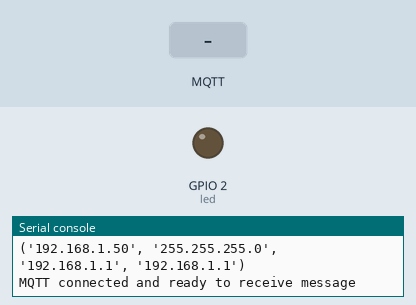
The program below on a simulated ESP8266 board running MicroPython. On the bench: output pins drawn as LEDs (lit = HIGH, except the on-board LED, lit = LOW), the last lines printed to the serial console. The inputs (shaded band) are chosen by the test bench. WiFi joins after 1.5 s; no MQTT or app messages arrive unless stated.

Above: at 2.8 s.
2.9 s: MQTT message "ON" arrives on the first subscribed topic
At 3.2 s:
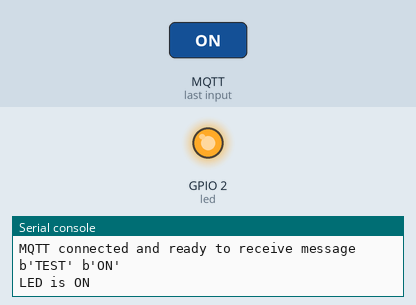
4.4 s: MQTT message "OFF" arrives on the first subscribed topic
At 5.5 s:
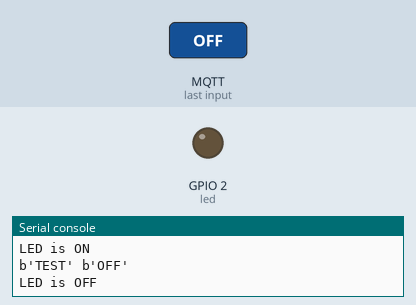
Timing chart, 0 to 7.4 s (numbered marks = the images above; inputs shaded):
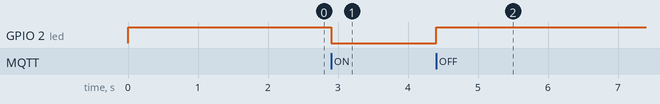

Measured:
- after the input at 2.9 s, GPIO 2 (led): HIGH → LOW at once
- after the input at 4.4 s, GPIO 2 (led): LOW → HIGH at once

The program:

ESP8266-MQTT-Led.py
```python
import network
from umqtt.simple import MQTTClient
from machine import Pin
from time import sleep


MQTT_SERVER = "192.168.24.150"
CLIENT_ID = "192.168.24.150"
MQTT_TOPIC = b"TEST"
WIFI_SSID = "247IASbros2.4"
WIFI_PASSWORD = "T3reKByo2023$"

led = Pin(2, Pin.OUT)

# WiFi connectivity function.
def connectWIFI():
  wlan = network.WLAN(network.STA_IF)
  wlan.active(True)
  wlan.connect(WIFI_SSID,WIFI_PASSWORD)
  while not wlan.isconnected():
    pass

  print ("wifi connected")
  print(wlan.ifconfig())


#MQTT callback service function
def sub_cb(topic, msg):
  print(topic, msg)
  if topic.decode() == MQTT_TOPIC.decode() and msg.decode() == 'ON':
    led.value(0)
    print("LED is ON")
  if topic.decode() == MQTT_TOPIC.decode() and msg.decode() == 'OFF':
    led.value(1)
    print("LED is OFF")


try:
  led.value(1)

  connectWIFI()
  c = MQTTClient(CLIENT_ID,MQTT_SERVER)
  c.set_callback(sub_cb)
  c.connect()
  c.subscribe(MQTT_TOPIC)

  print("MQTT connected and ready to receive message")
  while True:
    c.wait_msg()
finally:
  c.disconnect()
```
